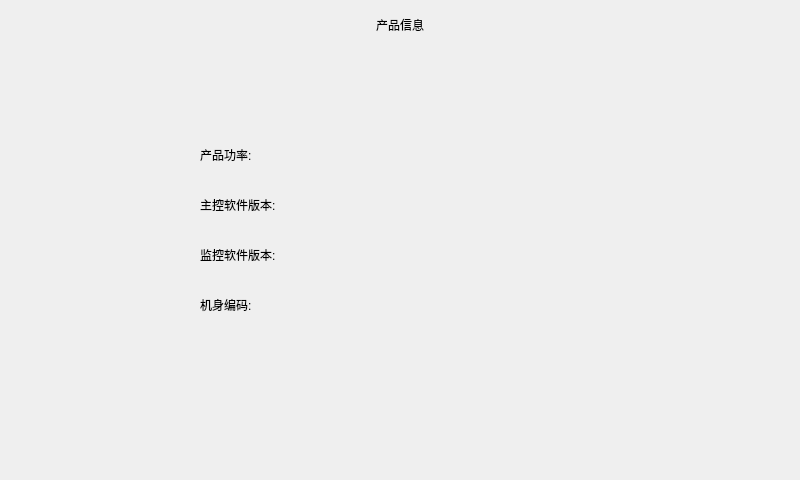
<?xml version="1.0" encoding="UTF-8"?>
<ui version="4.0">
 <class>Product_Infor</class>
 <widget class="QWidget" name="Product_Infor">
  <property name="geometry">
   <rect>
    <x>0</x>
    <y>0</y>
    <width>800</width>
    <height>480</height>
   </rect>
  </property>
  <property name="windowTitle">
   <string>Form</string>
  </property>
  <widget class="QWidget" name="widget" native="true">
   <property name="geometry">
    <rect>
     <x>0</x>
     <y>0</y>
     <width>800</width>
     <height>480</height>
    </rect>
   </property>
   <widget class="QLabel" name="title">
    <property name="geometry">
     <rect>
      <x>275</x>
      <y>0</y>
      <width>250</width>
      <height>50</height>
     </rect>
    </property>
    <property name="text">
     <string>产品信息</string>
    </property>
    <property name="alignment">
     <set>Qt::AlignCenter</set>
    </property>
   </widget>
   <widget class="QLabel" name="mainSoftVersion">
    <property name="geometry">
     <rect>
      <x>330</x>
      <y>190</y>
      <width>300</width>
      <height>30</height>
     </rect>
    </property>
    <property name="text">
     <string/>
    </property>
   </widget>
   <widget class="QLabel" name="monitorSoftVersion">
    <property name="geometry">
     <rect>
      <x>330</x>
      <y>240</y>
      <width>300</width>
      <height>30</height>
     </rect>
    </property>
    <property name="text">
     <string/>
    </property>
   </widget>
   <widget class="QLabel" name="product_model">
    <property name="geometry">
     <rect>
      <x>330</x>
      <y>140</y>
      <width>300</width>
      <height>30</height>
     </rect>
    </property>
    <property name="text">
     <string/>
    </property>
   </widget>
   <widget class="QLabel" name="label_2">
    <property name="geometry">
     <rect>
      <x>200</x>
      <y>190</y>
      <width>120</width>
      <height>30</height>
     </rect>
    </property>
    <property name="text">
     <string>主控软件版本:</string>
    </property>
   </widget>
   <widget class="QLabel" name="label">
    <property name="geometry">
     <rect>
      <x>200</x>
      <y>140</y>
      <width>120</width>
      <height>30</height>
     </rect>
    </property>
    <property name="text">
     <string>产品功率:</string>
    </property>
   </widget>
   <widget class="QLabel" name="label_3">
    <property name="geometry">
     <rect>
      <x>200</x>
      <y>240</y>
      <width>120</width>
      <height>30</height>
     </rect>
    </property>
    <property name="text">
     <string>监控软件版本:</string>
    </property>
   </widget>
   <widget class="QLabel" name="factorydate">
    <property name="enabled">
     <bool>false</bool>
    </property>
    <property name="geometry">
     <rect>
      <x>330</x>
      <y>340</y>
      <width>371</width>
      <height>30</height>
     </rect>
    </property>
    <property name="text">
     <string/>
    </property>
   </widget>
   <widget class="QLabel" name="Machine_Code">
    <property name="geometry">
     <rect>
      <x>330</x>
      <y>290</y>
      <width>300</width>
      <height>30</height>
     </rect>
    </property>
    <property name="text">
     <string/>
    </property>
   </widget>
   <widget class="QLabel" name="label_5">
    <property name="geometry">
     <rect>
      <x>200</x>
      <y>290</y>
      <width>120</width>
      <height>30</height>
     </rect>
    </property>
    <property name="text">
     <string>机身编码:</string>
    </property>
   </widget>
  </widget>
 </widget>
 <resources/>
 <connections/>
</ui>
